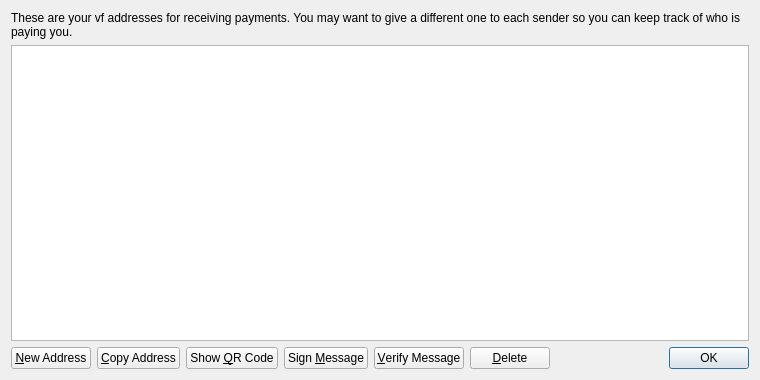
<?xml version="1.0" encoding="UTF-8"?>
<ui version="4.0">
 <class>AddressBookPage</class>
 <widget class="QWidget" name="AddressBookPage">
  <property name="geometry">
   <rect>
    <x>0</x>
    <y>0</y>
    <width>760</width>
    <height>380</height>
   </rect>
  </property>
  <property name="windowTitle">
   <string>Address Book</string>
  </property>
  <layout class="QVBoxLayout" name="verticalLayout">
   <item>
    <widget class="QLabel" name="labelExplanation">
     <property name="text">
      <string>These are your vf addresses for receiving payments. You may want to give a different one to each sender so you can keep track of who is paying you.</string>
     </property>
     <property name="textFormat">
      <enum>Qt::PlainText</enum>
     </property>
     <property name="wordWrap">
      <bool>true</bool>
     </property>
    </widget>
   </item>
   <item>
    <widget class="QTableView" name="tableView">
     <property name="contextMenuPolicy">
      <enum>Qt::CustomContextMenu</enum>
     </property>
     <property name="toolTip">
      <string>Double-click to edit address or label</string>
     </property>
     <property name="tabKeyNavigation">
      <bool>false</bool>
     </property>
     <property name="alternatingRowColors">
      <bool>true</bool>
     </property>
     <property name="selectionMode">
      <enum>QAbstractItemView::SingleSelection</enum>
     </property>
     <property name="selectionBehavior">
      <enum>QAbstractItemView::SelectRows</enum>
     </property>
     <property name="sortingEnabled">
      <bool>true</bool>
     </property>
     <attribute name="verticalHeaderVisible">
      <bool>false</bool>
     </attribute>
    </widget>
   </item>
   <item>
    <layout class="QHBoxLayout" name="horizontalLayout">
     <item>
      <widget class="QPushButton" name="newAddressButton">
       <property name="toolTip">
        <string>Create a new address</string>
       </property>
       <property name="text">
        <string>&amp;New Address</string>
       </property>
       <property name="icon">
        <iconset resource="../bitcoin.qrc">
         <normaloff>:/icons/add</normaloff>:/icons/add</iconset>
       </property>
      </widget>
     </item>
     <item>
      <widget class="QPushButton" name="copyToClipboard">
       <property name="toolTip">
        <string>Copy the currently selected address to the system clipboard</string>
       </property>
       <property name="text">
        <string>&amp;Copy Address</string>
       </property>
       <property name="icon">
        <iconset resource="../bitcoin.qrc">
         <normaloff>:/icons/editcopy</normaloff>:/icons/editcopy</iconset>
       </property>
      </widget>
     </item>
     <item>
      <widget class="QPushButton" name="showQRCode">
       <property name="text">
        <string>Show &amp;QR Code</string>
       </property>
       <property name="icon">
        <iconset resource="../bitcoin.qrc">
         <normaloff>:/icons/qrcode</normaloff>:/icons/qrcode</iconset>
       </property>
      </widget>
     </item>
     <item>
      <widget class="QPushButton" name="signMessage">
       <property name="toolTip">
        <string>Sign a message to prove you own a vf address</string>
       </property>
       <property name="text">
        <string>Sign &amp;Message</string>
       </property>
       <property name="icon">
        <iconset resource="../bitcoin.qrc">
         <normaloff>:/icons/edit</normaloff>:/icons/edit</iconset>
       </property>
      </widget>
     </item>
     <item>
      <widget class="QPushButton" name="verifyMessage">
       <property name="toolTip">
        <string>Verify a message to ensure it was signed with a specified vf address</string>
       </property>
       <property name="text">
        <string>&amp;Verify Message</string>
       </property>
       <property name="icon">
        <iconset resource="../bitcoin.qrc">
         <normaloff>:/icons/transaction_0</normaloff>:/icons/transaction_0</iconset>
       </property>
      </widget>
     </item>
     <item>
      <widget class="QPushButton" name="deleteButton">
       <property name="toolTip">
        <string>Delete the currently selected address from the list</string>
       </property>
       <property name="text">
        <string>&amp;Delete</string>
       </property>
       <property name="icon">
        <iconset resource="../bitcoin.qrc">
         <normaloff>:/icons/remove</normaloff>:/icons/remove</iconset>
       </property>
      </widget>
     </item>
     <item>
      <spacer name="horizontalSpacer">
       <property name="orientation">
        <enum>Qt::Horizontal</enum>
       </property>
       <property name="sizeHint" stdset="0">
        <size>
         <width>40</width>
         <height>20</height>
        </size>
       </property>
      </spacer>
     </item>
     <item>
      <widget class="QDialogButtonBox" name="buttonBox">
       <property name="sizePolicy">
        <sizepolicy hsizetype="Maximum" vsizetype="Fixed">
         <horstretch>0</horstretch>
         <verstretch>0</verstretch>
        </sizepolicy>
       </property>
       <property name="standardButtons">
        <set>QDialogButtonBox::Ok</set>
       </property>
      </widget>
     </item>
    </layout>
   </item>
  </layout>
 </widget>
 <resources>
  <include location="../bitcoin.qrc"/>
 </resources>
 <connections/>
</ui>
